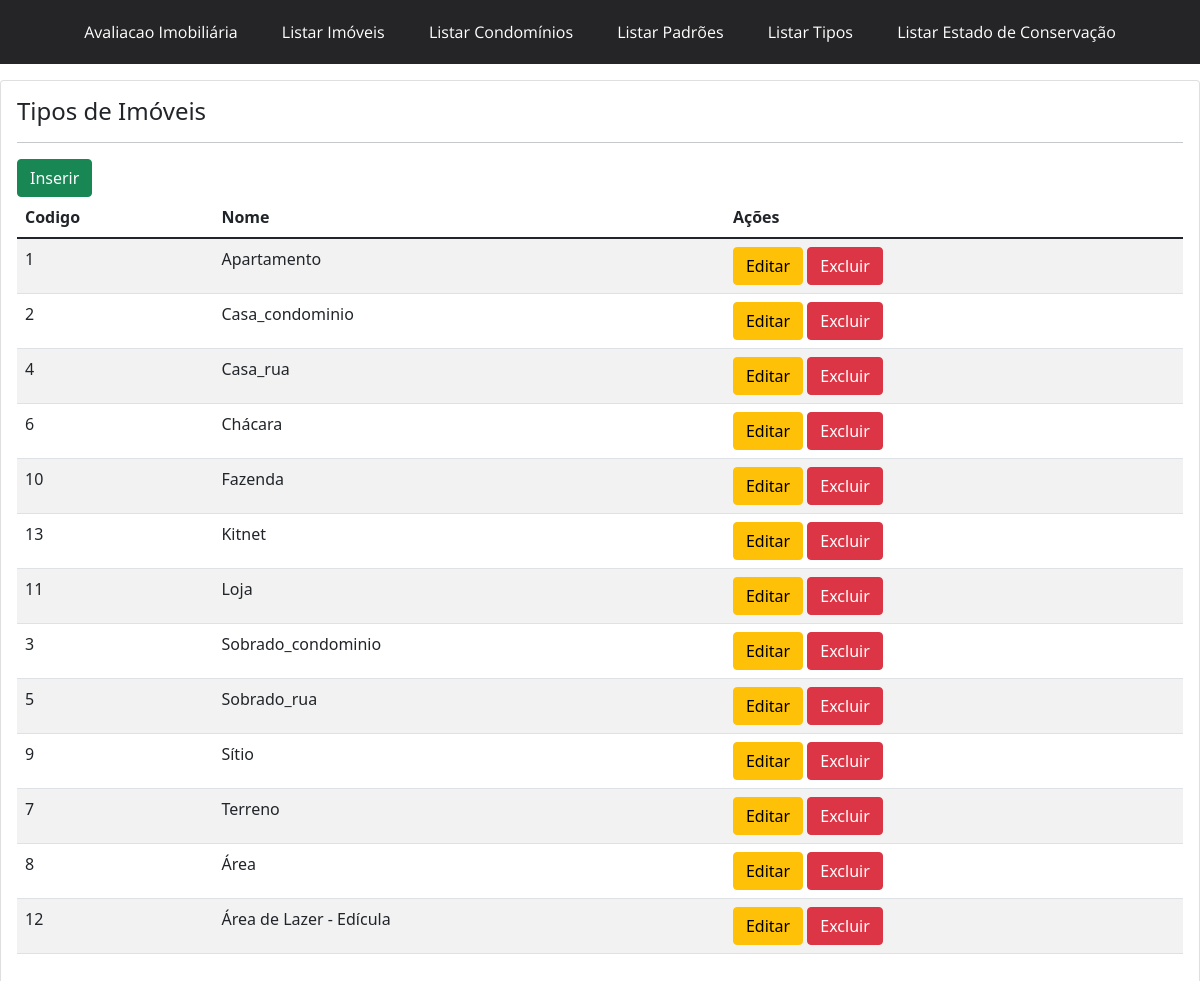
The page /tipo/ on the database its author committed.
### portal/models.py (models this page shows, shortened)
class Tipo(models.Model):
    nome = models.CharField(max_length=100, blank=True, null=True)
    class Meta:
       ordering = ['nome']

### portal/views.py (the view)
# urls.py: path('tipo/', views.tipo, name='tipo'),
def tipo(request):
    tipos = Tipo.objects.all()
    context = {
        'tipos': tipos
    }
    return render(request, 'portal/tipo.html', context)

### portal/templates/portal/tipo.html
{% extends 'base.html' %}
{% block content %}
<div class = "card">
<div class="card-body">
 <h4> Tipos de Imóveis </h4>
 <hr>
<a class="btn btn-success" href="{% url 'tipo_add' %}"> Inserir </a>
  <table class = "table table-striped">
      <thead>
        <tr>
            <th>Codigo</th>
            <th>Nome</th>
            <th>Ações</th>
        </tr>
      </thead>
      <tbody>
         {% csrf_token %}{%  for tipo in tipos %}
         <tr>
             <td>{{ tipo.id  }} </td>
             <td>{{ tipo.nome }}</td>
             <td><button class='btn btn-warning'>Editar</button>
                 <button class='btn btn-danger'>Excluir</button>
             </td>
         </tr>
         {% endfor %}
      </tbody>
  </table>
</div>
</div>
{% endblock %}

### rows shown on the page
Tipo: id "1", nome "Apartamento"
Tipo: id "2", nome "Casa_condominio"
Tipo: id "4", nome "Casa_rua"
Tipo: id "6", nome "Chácara"
Tipo: id "10", nome "Fazenda"
Tipo: id "13", nome "Kitnet"
Tipo: id "11", nome "Loja"
Tipo: id "3", nome "Sobrado_condominio"
Tipo: id "5", nome "Sobrado_rua"
Tipo: id "9", nome "Sítio"
Tipo: id "7", nome "Terreno"
Tipo: id "8", nome "Área"
Tipo: id "12", nome "Área de Lazer - Edícula"
